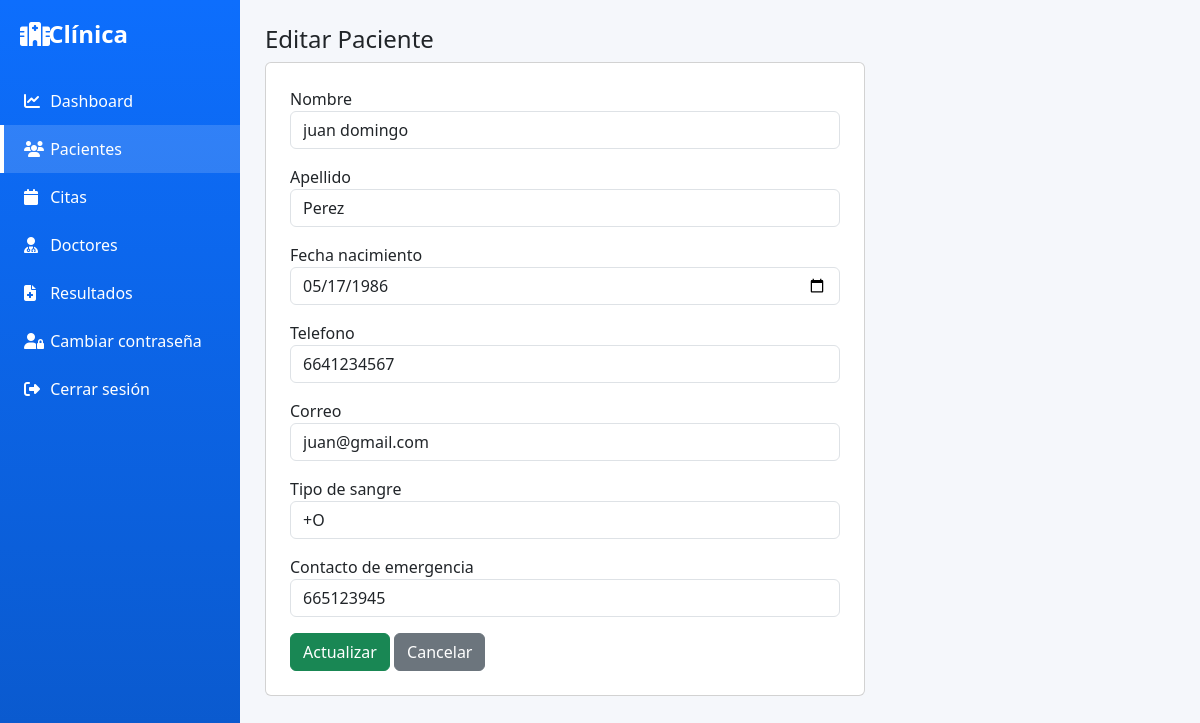
/pacientes/editar/12/, run on the app's committed database.
### pacientes/models.py (models this page shows, shortened)
class Paciente(models.Model):
    usuario = models.OneToOneField(User, on_delete=models.CASCADE, null=True, blank=True)
    nombre = models.CharField(max_length=100)
    apellido = models.CharField(max_length=100)
    fecha_nacimiento = models.DateField()
    telefono = models.CharField(max_length=20, blank=True, null=True)
    correo = models.EmailField()
    genero = models.CharField(max_length=20, blank=True, null=True)
    direccion = models.TextField(blank=True, null=True)
    tipo_sangre = models.CharField(max_length=5, blank=True, null=True)
    contacto_emergencia = models.CharField(max_length=100, blank=True, null=True)

### pacientes/views.py (the view, shortened to what this page needs)
# urls.py: path('editar/<int:id>/', views.editar_paciente),
def editar_paciente(request, id):
    paciente = get_object_or_404(Paciente, id=id)
    return render(request, 'pacientes/editar.html', {
        'paciente': paciente
    })

### pacientes/templates/pacientes/editar.html (shortened to what this page needs)
{% extends 'base.html' %}
{% block content %}
<h4>Editar Paciente</h4>
<div class="card p-4" style="max-width:600px;">
<form method="POST">
<div class="mb-3">
<label>Nombre</label>
<input type="text" name="nombre" class="form-control"
value="{{paciente.nombre}}"
pattern="[A-Za-zÁÉÍÓÚáéíóúñÑ ]+" title="Solo letras" required>
</div>
<div class="mb-3">
<label>Apellido</label>
<input type="text" name="apellido" class="form-control"
value="{{paciente.apellido}}"
pattern="[A-Za-zÁÉÍÓÚáéíóúñÑ ]+" title="Solo letras" required>
</div>
<div class="mb-3">
<label>Fecha nacimiento</label>
<input type="date" name="fecha_nacimiento" class="form-control"
value="{{paciente.fecha_nacimiento|date:'Y-m-d'}}" required>
</div>
<div class="mb-3">
<label>Telefono</label>
<input type="text" name="telefono" class="form-control"
value="{{paciente.telefono}}"
pattern="[0-9]+" title="Solo números">
</div>
<div class="mb-3">
<label>Correo</label>
<input type="email" name="correo" class="form-control"
value="{{paciente.correo}}">
</div>
<div class="mb-3">
<label>Tipo de sangre</label>
<input type="text" name="tipo_sangre" class="form-control"
value="{{paciente.tipo_sangre}}">
</div>
<div class="mb-3">
<label>Contacto de emergencia</label>
<input type="text" name="contacto_emergencia" class="form-control"
value="{{paciente.contacto_emergencia}}"
pattern="[0-9]+" title="Solo números">
</div>
<button class="btn btn-success">Actualizar</button>
<a href="/pacientes/" class="btn btn-secondary">Cancelar</a>
</form>
</div>
{% endblock %}

### templates/base.html (style rules this page uses)
body { background:#f5f7fb; }

### data on the page
Paciente: nombre "juan domingo", apellido "Perez", fecha_nacimiento "05/17/1986", telefono "6641234567", correo "juan@gmail.com", tipo_sangre "+O", contacto_emergencia "665123945"
